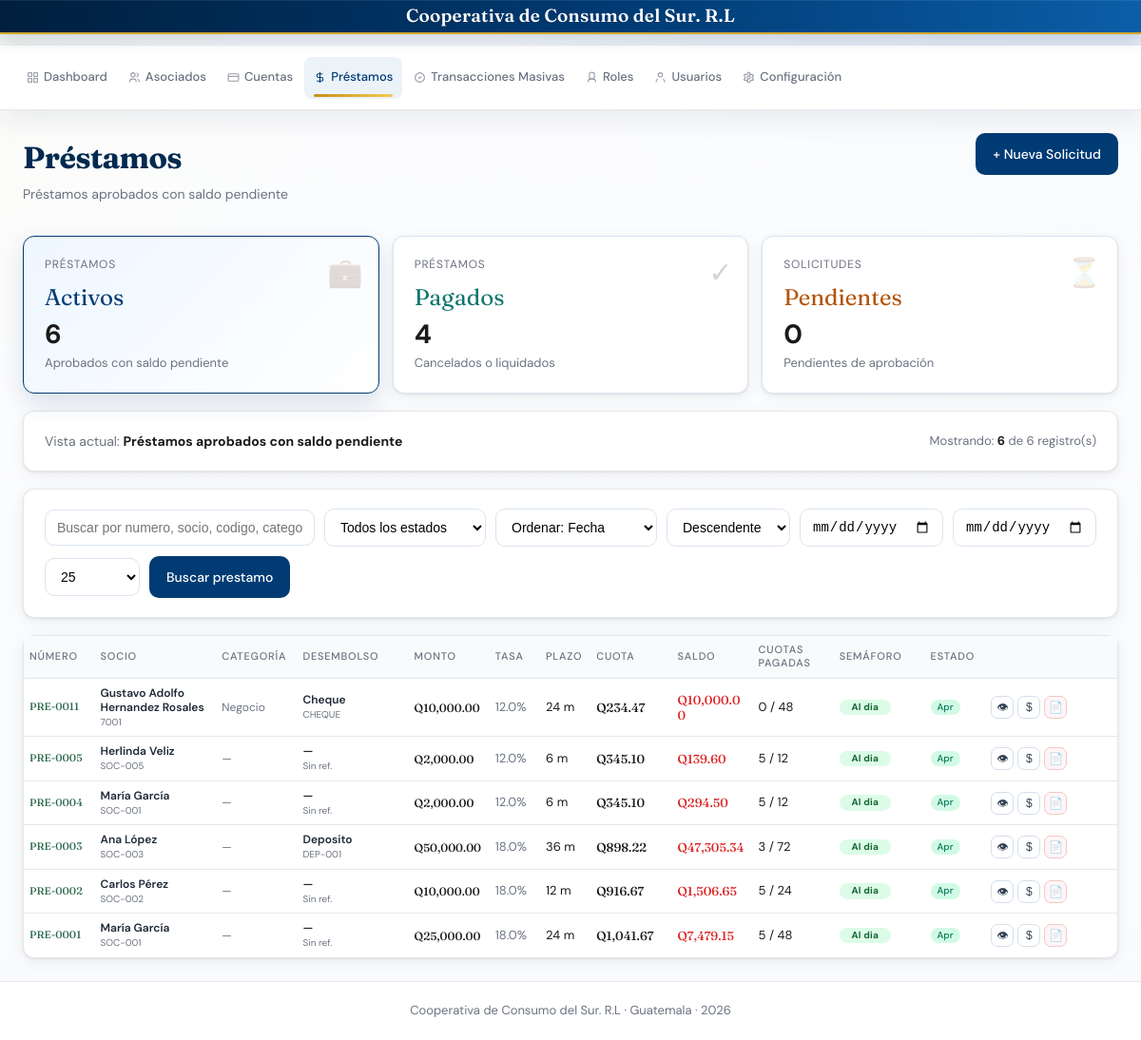
Page /prestamos on the earlier database version.
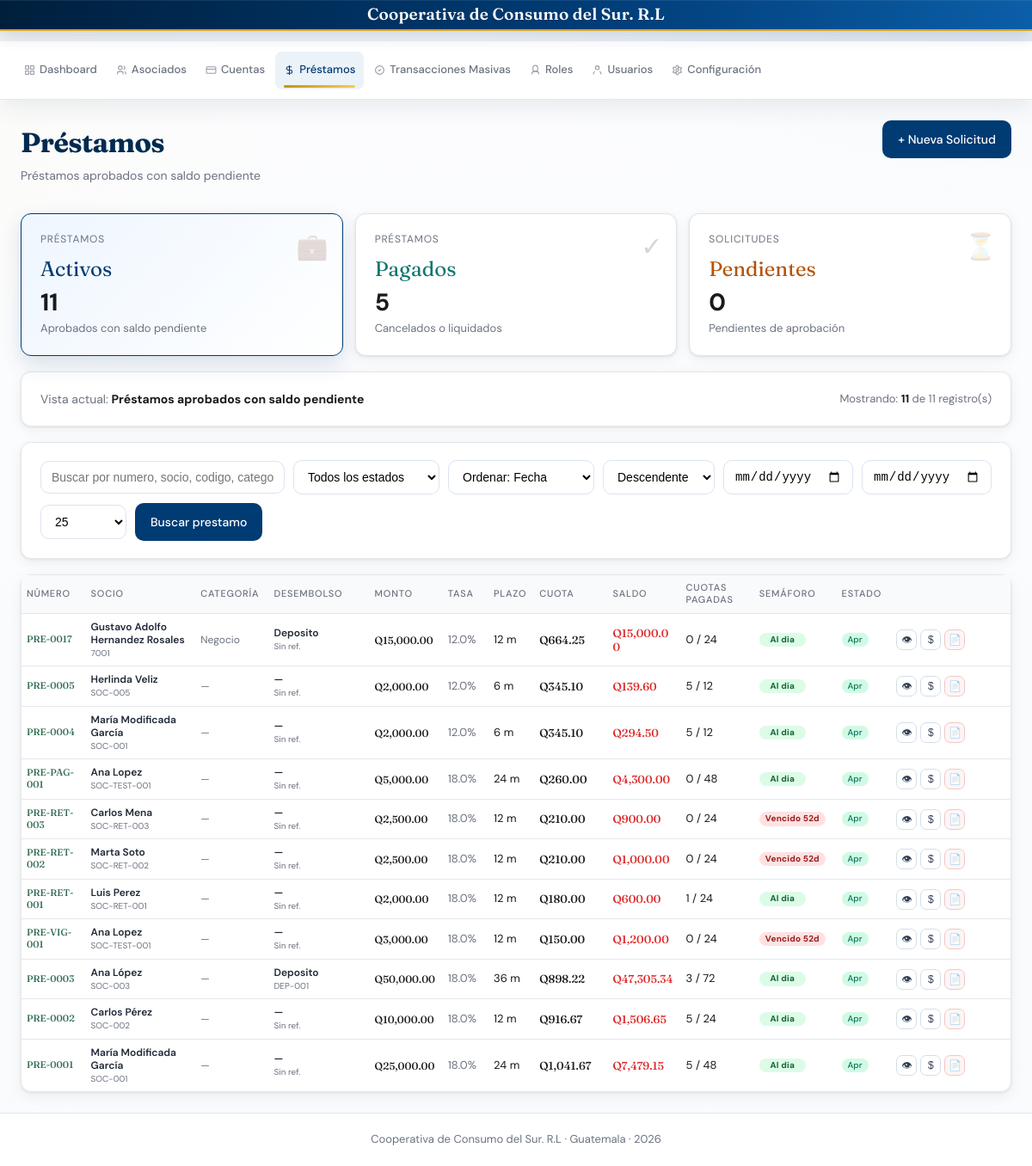
Same page on the later database version.
### tables this page shows
CREATE TABLE prestamos (
            id INTEGER PRIMARY KEY AUTOINCREMENT,
            numero TEXT UNIQUE NOT NULL,
            socio_id INTEGER NOT NULL,
            monto_solicitado REAL NOT NULL,
            monto_aprobado REAL,
            tasa_interes REAL NOT NULL,
            plazo_meses INTEGER NOT NULL,
            cuota_mensual REAL,
            saldo_pendiente REAL,
            fecha_solicitud TEXT NOT NULL,
            fecha_aprobacion TEXT,
            estado TEXT DEFAULT "pendiente"
        , etapa_cobranza TEXT DEFAULT 'activo', categoria_id INTEGER, desembolso_tipo TEXT, desembolso_referencia TEXT, refinanciado_de INTEGER, monto_amortizado REAL DEFAULT 0, monto_desembolso REAL, banco_tipo_cuenta TEXT, banco_numero_cuenta TEXT, capital_amortizado REAL DEFAULT 0, interes_amortizado REAL DEFAULT 0);

CREATE TABLE socios (
            id INTEGER PRIMARY KEY AUTOINCREMENT,
            codigo TEXT UNIQUE NOT NULL,
            nombre TEXT NOT NULL,
            apellido TEXT NOT NULL,
            dpi TEXT UNIQUE NOT NULL,
            telefono TEXT,
            email TEXT,
            direccion TEXT,
            fecha_ingreso TEXT NOT NULL,
            estado TEXT DEFAULT "activo"
        , rol TEXT DEFAULT 'Asociado', frecuencia TEXT DEFAULT 'Quincenal', cuota_ahorro REAL DEFAULT 0, tipo_ahorro TEXT DEFAULT 'ahorro corriente', nit TEXT, beneficiario TEXT, finca TEXT, foto TEXT, primer_nombre TEXT, segundo_nombre TEXT, tercer_nombre TEXT, primer_apellido TEXT, segundo_apellido TEXT, estado_civil TEXT DEFAULT 'Soltero', apellido_casada TEXT, banco_nombre TEXT, banco_tipo_cuenta TEXT, banco_numero_cuenta TEXT, departamento TEXT, municipio TEXT, salario REAL, fecha_ingreso_laborar TEXT);

CREATE TABLE prestamo_categorias (
        id INTEGER PRIMARY KEY AUTOINCREMENT,
        nombre TEXT UNIQUE NOT NULL,
        descripcion TEXT,
        estado TEXT DEFAULT 'activo',
        fecha_actualizacion TEXT NOT NULL,
        usuario_actualizacion TEXT
    );

### blueprints/prestamos.py (the view, shortened to what this page needs)
@bp.route('/prestamos')
def prestamos():
    rows = _obtener_cartera_con_alertas()
    q = request.args.get('q', '').strip()
    estado_filtro = request.args.get('estado', '').strip().lower()
    fecha_desde = request.args.get('fecha_desde', '').strip()
    fecha_hasta = request.args.get('fecha_hasta', '').strip()
    ordenar_por = request.args.get('ordenar_por', 'fecha_solicitud').strip().lower()
    direccion = request.args.get('direccion', 'desc').strip().lower()
    vista = request.args.get('vista', 'activos').strip().lower()
    vistas_validas = {'activos', 'pagados', 'pendientes'}
    if vista not in vistas_validas:
        vista = 'activos'
    if direccion not in ('asc', 'desc'):
        direccion = 'desc'
    if estado_filtro:
        rows = [item for item in rows if (item.get('estado') or '').lower() == estado_filtro]
    if fecha_desde:
        rows = [
            item for item in rows
            if (item.get('fecha_solicitud') or '')[:10] >= fecha_desde
        ]
    if fecha_hasta:
        rows = [
            item for item in rows
            if (item.get('fecha_solicitud') or '')[:10] <= fecha_hasta
        ]
    conteos = {
        'activos': sum(1 for item in rows if item.get('estado') == 'aprobado' and float(item.get('saldo_pendiente') or 0) > 0),
        'pagados': sum(1 for item in rows if item.get('estado') == 'pagado' or (item.get('estado') == 'aprobado' and float(item.get('saldo_pendiente') or 0) <= 0)),
        'pendientes': sum(1 for item in rows if item.get('estado') == 'pendiente'),
    }
    if vista == 'activos':
        rows = [item for item in rows if item.get('estado') == 'aprobado' and float(item.get('saldo_pendiente') or 0) > 0]
        subtitulo = 'Préstamos aprobados con saldo pendiente'
    elif vista == 'pagados':
        rows = [item for item in rows if item.get('estado') == 'pagado' or (item.get('estado') == 'aprobado' and float(item.get('saldo_pendiente') or 0) <= 0)]
        subtitulo = 'Préstamos cancelados o liquidados'
    else:
        rows = [item for item in rows if item.get('estado') == 'pendiente']
        subtitulo = 'Solicitudes pendientes de aprobación'
    reverse = direccion == 'desc'
    if ordenar_por == 'saldo_pendiente':
        rows = sorted(rows, key=lambda item: float(item.get('saldo_pendiente') or 0), reverse=reverse)
    elif ordenar_por == 'cuota_mensual':
        rows = sorted(rows, key=lambda item: float(item.get('cuota_mensual') or 0), reverse=reverse)
    elif ordenar_por == 'monto_solicitado':
        rows = sorted(rows, key=lambda item: float(item.get('monto_solicitado') or 0), reverse=reverse)
    elif ordenar_por == 'nombre_socio':
        rows = sorted(rows, key=lambda item: str(item.get('nombre_socio') or '').lower(), reverse=reverse)
    else:
        ordenar_por = 'fecha_solicitud'
        rows = sorted(rows, key=lambda item: str(item.get('fecha_solicitud') or ''), reverse=reverse)
    page = max(1, int(request.args.get('page', 1) or 1))
    per_page = min(100, max(10, int(request.args.get('per_page', 25) or 25)))
    total = len(rows)
    total_pages = max(1, math.ceil(total / per_page))
    start_idx = (page - 1) * per_page
    end_idx = start_idx + per_page
    rows = rows[start_idx:end_idx]
    return render_template(
        'prestamos.html',
        prestamos=rows,
        vista=vista,
        conteos=conteos,
        subtitulo=subtitulo,
        q=q,
        estado_filtro=estado_filtro,
        fecha_desde=fecha_desde,
        fecha_hasta=fecha_hasta,
        ordenar_por=ordenar_por,
        direccion=direccion,
        page=page,
        per_page=per_page,
        total=total,
        total_pages=total_pages,
    )

### templates/prestamos.html (shortened to what the changed rows need)
{% extends "base.html" %}
{% block content %}
<div style="display:grid;grid-template-columns:repeat(auto-fit,minmax(220px,1fr));gap:14px;margin-bottom:18px;">
  <a href="{{ url_for('prestamos.prestamos', vista='activos') }}" style="text-decoration:none;color:inherit;">
    <div class="card" style="border:1px solid {% if vista == 'activos' %}#003b74{% else %}#dbe4ef{% endif %}; box-shadow:{% if vista == 'activos' %}0 10px 24px rgba(0,59,116,.14){% else %}var(--shadow){% endif %}; background:{% if vista == 'activos' %}linear-gradient(135deg,#eef6ff 0%,#ffffff 100%){% else %}#fff{% endif %};">
      <div class="card-body" style="display:flex;flex-direction:column;gap:6px;min-height:112px;justify-content:center;position:relative;overflow:hidden;">
        <div style="position:absolute;top:14px;right:16px;font-size:30px;opacity:.18;">💼</div>
        <div style="font-size:12px;text-transform:uppercase;letter-spacing:.8px;color:#6b7280;">Préstamos</div>
        <div style="font-size:24px;font-family:'Fraunces',serif;color:#003b74;">Activos</div>
        <div style="font-size:28px;font-weight:700;color:#1a1a1a;line-height:1;">{{ conteos.activos }}</div>
        <div style="font-size:13px;color:#6b7280;">Aprobados con saldo pendiente</div>
      </div>
    </div>
  </a>
  <a href="{{ url_for('prestamos.prestamos', vista='pagados') }}" style="text-decoration:none;color:inherit;">
    <div class="card" style="border:1px solid {% if vista == 'pagados' %}#0f766e{% else %}#dbe4ef{% endif %}; box-shadow:{% if vista == 'pagados' %}0 10px 24px rgba(15,118,110,.14){% else %}var(--shadow){% endif %}; background:{% if vista == 'pagados' %}linear-gradient(135deg,#ecfdf5 0%,#ffffff 100%){% else %}#fff{% endif %};">
      <div class="card-body" style="display:flex;flex-direction:column;gap:6px;min-height:112px;justify-content:center;position:relative;overflow:hidden;">
        <div style="position:absolute;top:14px;right:16px;font-size:30px;opacity:.18;">✓</div>
        <div style="font-size:12px;text-transform:uppercase;letter-spacing:.8px;color:#6b7280;">Préstamos</div>
        <div style="font-size:24px;font-family:'Fraunces',serif;color:#0f766e;">Pagados</div>
        <div style="font-size:28px;font-weight:700;color:#1a1a1a;line-height:1;">{{ conteos.pagados }}</div>
        <div style="font-size:13px;color:#6b7280;">Cancelados o liquidados</div>
      </div>
    </div>
  </a>
</div>
<div class="card" style="margin-bottom:18px;">
  <div class="card-body" style="display:flex;justify-content:space-between;align-items:center;gap:12px;flex-wrap:wrap;">
    <div style="font-size:14px;color:#6b7280;">Vista actual: <strong style="color:#1a1a1a;">{{ subtitulo }}</strong></div>
    <div style="font-size:13px;color:#6b7280;">Mostrando: <strong style="color:#1a1a1a;">{{ prestamos|length }}</strong> de {{ total or prestamos|length }} registro(s)</div>
  </div>
</div>
<div class="card">
  <div class="table-wrap">
    <table class="prestamos-table">
      <thead>
        <tr>
          <th class="col-numero">Número</th>
          <th class="col-socio">
            <a href="{{ url_for('prestamos.prestamos', vista=vista, q=q, estado=estado_filtro, fecha_desde=fecha_desde, fecha_hasta=fecha_hasta, ordenar_por='nombre_socio', direccion=('asc' if ordenar_por == 'nombre_socio' and direccion == 'desc' else 'desc')) }}" style="text-decoration:none;color:inherit;">
              Socio{% if ordenar_por == 'nombre_socio' %} {{ '↓' if direccion == 'desc' else '↑' }}{% endif %}
            </a>
          </th>
          <th class="col-categoria">Categoría</th>
          <th class="col-desembolso">Desembolso</th>
          <th class="col-monto">
            <a href="{{ url_for('prestamos.prestamos', vista=vista, q=q, estado=estado_filtro, fecha_desde=fecha_desde, fecha_hasta=fecha_hasta, ordenar_por='monto_solicitado', direccion=('asc' if ordenar_por == 'monto_solicitado' and direccion == 'desc' else 'desc')) }}" style="text-decoration:none;color:inherit;">
              Monto{% if ordenar_por == 'monto_solicitado' %} {{ '↓' if direccion == 'desc' else '↑' }}{% endif %}
            </a>
          </th>
          <th class="col-tasa">Tasa</th>
          <th class="col-plazo">Plazo</th>
          <th class="col-cuota">
            <a href="{{ url_for('prestamos.prestamos', vista=vista, q=q, estado=estado_filtro, fecha_desde=fecha_desde, fecha_hasta=fecha_hasta, ordenar_por='cuota_mensual', direccion=('asc' if ordenar_por == 'cuota_mensual' and direccion == 'desc' else 'desc')) }}" style="text-decoration:none;color:inherit;">
              Cuota{% if ordenar_por == 'cuota_mensual' %} {{ '↓' if direccion == 'desc' else '↑' }}{% endif %}
            </a>
          </th>
          <th class="col-saldo">
            <a href="{{ url_for('prestamos.prestamos', vista=vista, q=q, estado=estado_filtro, fecha_desde=fecha_desde, fecha_hasta=fecha_hasta, ordenar_por='saldo_pendiente', direccion=('asc' if ordenar_por == 'saldo_pendiente' and direccion == 'desc' else 'desc')) }}" style="text-decoration:none;color:inherit;">
              Saldo{% if ordenar_por == 'saldo_pendiente' %} {{ '↓' if direccion == 'desc' else '↑' }}{% endif %}
            </a>
          </th>
          <th class="col-cuotas">Cuotas pagadas</th>
          <th class="col-semaforo">Semáforo</th>
          <th class="col-estado">Estado</th>
          <th class="col-acciones"></th>
        </tr>
      </thead>
      <tbody>
        {% for p in prestamos %}
        <tr>
          <td class="col-numero" style="font-family:'Fraunces',serif;color:#2d6a4f;font-weight:500;">{{ p.numero }}</td>
          <td class="col-socio" style="font-size:12px;">
            <span class="cell-main">{{ p.nombre_socio or p.socio }}</span>
            <span class="cell-sub">{{ p.socio_codigo or '' }}</span>
          </td>
          <td class="col-categoria" style="font-size:12px;color:#6b7280;">{{ p.categoria_nombre or '—' }}</td>
          <td class="col-desembolso" style="font-size:12px;color:#6b7280;" title="{{ (p.desembolso_tipo or '—')|capitalize }}{% if p.desembolso_referencia %} · {{ p.desembolso_referencia }}{% endif %}">
            <span class="cell-main">{{ (p.desembolso_tipo or '—')|capitalize }}</span>
            <span class="cell-sub">{{ p.desembolso_referencia or 'Sin ref.' }}</span>
          </td>
          <td class="col-monto amount">Q{{ "{:,.2f}".format(p.monto_solicitado) }}</td>
          <td class="col-tasa" style="font-size:13px;color:#6b7280;">{{ p.tasa_interes }}%</td>
          <td class="col-plazo" style="font-size:13px;">{{ p.plazo_meses }} m</td>
          <td class="col-cuota amount" style="font-size:13px;">{% if p.cuota_mensual %}Q{{ "{:,.2f}".format(p.cuota_mensual) }}{% else %}—{% endif %}</td>
          <td class="col-saldo amount" style="color:{% if p.saldo_pendiente and p.saldo_pendiente > 0 %}#dc2626{% else %}#2d6a4f{% endif %}; font-size:13px;">
            {% if p.saldo_pendiente is not none %}Q{{ "{:,.2f}".format(p.saldo_pendiente) }}{% else %}—{% endif %}
          </td>
          <td class="col-cuotas" style="font-size:13px;">{{ p.cuotas_pagadas }} / {{ p.total_cuotas }}</td>
          <td class="col-semaforo" title="{{ p.estado_alerta }}{% if p.dias_atraso > 0 %} ({{ p.dias_atraso }} dias){% endif %}">
            {% if p.semaforo == 'vencido' %}
            <span class="status-chip v">Vencido{% if p.dias_atraso > 0 %} {{ p.dias_atraso }}d{% endif %}</span>
            {% elif p.semaforo == 'por_vencer' %}
            <span class="status-chip p">Por vencer</span>
            {% else %}
            <span class="status-chip a">Al dia</span>
            {% endif %}
          </td>
          <td class="col-estado">
            <span class="badge {% if p.estado=='pagado' and p.fue_amortizado %}badge-amortizado{% elif p.estado=='aprobado' %}badge-green{% elif p.estado=='pendiente' %}badge-gold{% elif p.estado=='pagado' %}badge-gray{% elif p.estado=='no_procede' %}badge-red{% else %}badge-red{% endif %}" title="{% if p.estado == 'pagado' and p.fue_amortizado %}Pagado (Amortización){% elif p.estado == 'no_procede' %}No procede{% else %}{{ p.estado.capitalize() }}{% endif %}">
              {% if p.estado == 'aprobado' %}Apr{% elif p.estado == 'pendiente' %}Pen{% elif p.estado == 'pagado' and p.fue_amortizado %}🔁 Pag-Am{% elif p.estado == 'pagado' %}Pag{% elif p.estado == 'no_procede' %}No{% else %}{{ p.estado[:3].capitalize() }}{% endif %}
            </span>
          </td>
          <td class="col-acciones">
            {% if p.estado == 'pendiente' %}
            <div class="action-group">
              <a href="{{ url_for('prestamos.detalle_prestamo', pid=p.id) }}" class="icon-btn" title="Ver detalle">👁</a>
              <a href="{{ url_for('prestamos.aprobar_prestamo', pid=p.id) }}" class="icon-btn ok" title="Aprobar">✓</a>
              <form method="post" action="{{ url_for('prestamos.marcar_prestamo_no_procede', pid=p.id) }}" style="display:inline;">
                <button type="submit" class="icon-btn warn" title="No procede" onclick="return confirm('Marcar esta solicitud como no procede?')">✕</button>
              </form>
            </div>
            {% elif p.estado == 'aprobado' and p.saldo_pendiente > 0 %}
            <div class="action-group">
              <a href="{{ url_for('prestamos.detalle_prestamo', pid=p.id) }}" class="icon-btn" title="Ver detalle">👁</a>
              <form method="post" action="{{ url_for('prestamos.pagar_prestamo', pid=p.id) }}" style="display:inline;">
                <button type="submit" class="icon-btn" title="Registrar pago" onclick="return confirm('Registrar cuota de Q{{ '{:,.2f}'.format(p.cuota_mensual) if p.cuota_mensual else 0 }}?')">$</button>
              </form>
              <a href="{{ url_for('prestamos.finiquito_prestamo', pid=p.id) }}" class="icon-btn warn" title="Finiquito">📄</a>
            </div>
            {% elif p.estado == 'pagado' %}
            <div class="action-group">
              <a href="{{ url_for('prestamos.detalle_prestamo', pid=p.id) }}" class="icon-btn" title="Ver detalle">👁</a>
              <a href="{{ url_for('prestamos.finiquito_prestamo', pid=p.id) }}" class="icon-btn warn" title="Finiquito">📄</a>
            </div>
            {% else %}
            <div class="action-group">
              <a href="{{ url_for('prestamos.detalle_prestamo', pid=p.id) }}" class="icon-btn" title="Ver detalle">👁</a>
            </div>
            {% endif %}
          </td>
        </tr>
        {% endfor %}
      </tbody>
    </table>
  </div>
</div>
{% endblock %}

Differences in the rows shown:
no longer on this page (row edited): prestamos: numero "PRE-0011", nombre_socio "Gustavo Adolfo Hernandez Rosales", codigo "7001", nombre "Negocio", desembolso_tipo "Cheque", desembolso_referencia "CHEQUE", monto_solicitado "10,000.00", tasa_interes "12.0", plazo_meses "24", cuota_mensual "234.47", saldo_pendiente "10,000.00", cuotas_pagadas "0", total_cuotas "48", shows "Al dia", estado "Apr"
added prestamos: numero "PRE-0017", nombre_socio "Gustavo Adolfo Hernandez Rosales", codigo "7001", nombre "Negocio", desembolso_tipo "Deposito", desembolso_referencia "Sin ref.", monto_solicitado "15,000.00", tasa_interes "12.0", plazo_meses "12", cuota_mensual "664.25", saldo_pendiente "15,000.00", cuotas_pagadas "0", total_cuotas "24", shows "Al dia", estado "Apr"
computed for prestamos "PRE-0004": nombre_socio "María García" → "María Modificada García"
added prestamos: numero "PRE-PAG-001", nombre_socio "Ana Lopez", codigo "SOC-TEST-001", categoria_nombre "—", desembolso_tipo "—", desembolso_referencia "Sin ref.", monto_solicitado "5,000.00", tasa_interes "18.0", plazo_meses "24", cuota_mensual "260.00", saldo_pendiente "4,300.00", cuotas_pagadas "0", total_cuotas "48", shows "Al dia", estado "Apr"
added prestamos: numero "PRE-RET-003", nombre_socio "Carlos Mena", codigo "SOC-RET-003", categoria_nombre "—", desembolso_tipo "—", desembolso_referencia "Sin ref.", monto_solicitado "2,500.00", tasa_interes "18.0", plazo_meses "12", cuota_mensual "210.00", saldo_pendiente "900.00", cuotas_pagadas "0", total_cuotas "24", dias_atraso "52", estado "Apr"
added prestamos: numero "PRE-RET-002", nombre_socio "Marta Soto", codigo "SOC-RET-002", categoria_nombre "—", desembolso_tipo "—", desembolso_referencia "Sin ref.", monto_solicitado "2,500.00", tasa_interes "18.0", plazo_meses "12", cuota_mensual "210.00", saldo_pendiente "1,000.00", cuotas_pagadas "0", total_cuotas "24", dias_atraso "52", estado "Apr"
added prestamos: numero "PRE-RET-001", nombre_socio "Luis Perez", codigo "SOC-RET-001", categoria_nombre "—", desembolso_tipo "—", desembolso_referencia "Sin ref.", monto_solicitado "2,000.00", tasa_interes "18.0", plazo_meses "12", cuota_mensual "180.00", saldo_pendiente "600.00", cuotas_pagadas "1", total_cuotas "24", shows "Al dia", estado "Apr"
added prestamos: numero "PRE-VIG-001", nombre_socio "Ana Lopez", codigo "SOC-TEST-001", categoria_nombre "—", desembolso_tipo "—", desembolso_referencia "Sin ref.", monto_solicitado "3,000.00", tasa_interes "18.0", plazo_meses "12", cuota_mensual "150.00", saldo_pendiente "1,200.00", cuotas_pagadas "0", total_cuotas "24", dias_atraso "52", estado "Apr"
computed for prestamos "PRE-0001": nombre_socio "María García" → "María Modificada García"
Other differences:
{{ conteos.activos }}: "6" → "11"
{{ conteos.pagados }}: "4" → "5"
{{ prestamos|length }}: "6" → "11"
{{ total or prestamos|length }}: "6" → "11"
